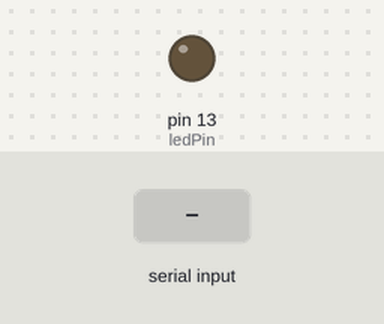
Recording of a sketch running on a simulated Arduino Uno, built with avr-gcc and run on an emulated ATmega328P. Shown: output pins drawn as LEDs (lit = HIGH). Dashed ring = blinking. The test bench sets the inputs (shaded band). What the sketch prints to the serial monitor is not drawn.

Above: at 1.2 s.
1.3 s: "90,45\n" received over Serial
At 3.35 s:
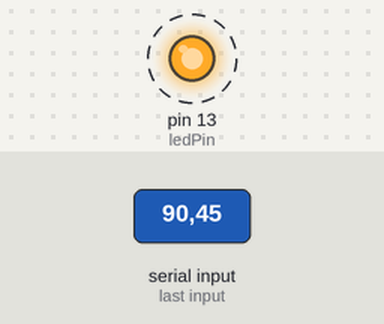
Timing chart, 0 to 6.5 s (numbered marks = the images above; inputs shaded):
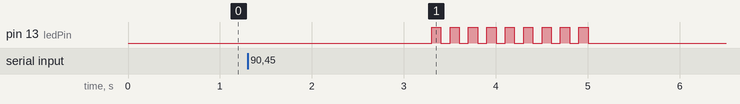

Measured:
- after the input at 1.3 s, pin 13 (ledPin): alternates HIGH for 0.10 s and LOW for 0.10 s, 18 changes in all, then stays LOW, starting after 2.0 s

The sketch:

AR25_period.ino.ino
```cpp
/*
 예제 2.3
 컴퓨터로부터 시리얼 통신을 통하여 데이터 수신하기
 */
//LED 출력을 할 핀 번호 설정
 const int ledPin=13;

 //점멸횟수 변수 설정
 int blinkNumber=0;

void setup() {
  Serial.begin(9600);
  pinMode(ledPin,OUTPUT);

}

void loop() {
  if(Serial.available()){
    char val =Serial.read();
    if(isDigit(val)){
      blinkNumber=(val-'0');
    }
    Serial.print("입력한 수:");
    Serial.println(blinkNumber);
    delay(2000);

    for(char i = 0; i<blinkNumber; i++){
      digitalWrite(ledPin,HIGH);
      delay(100);
      digitalWrite(ledPin,LOW);
      delay(100);
    }
  }
blinkNumber=0;
}
```
